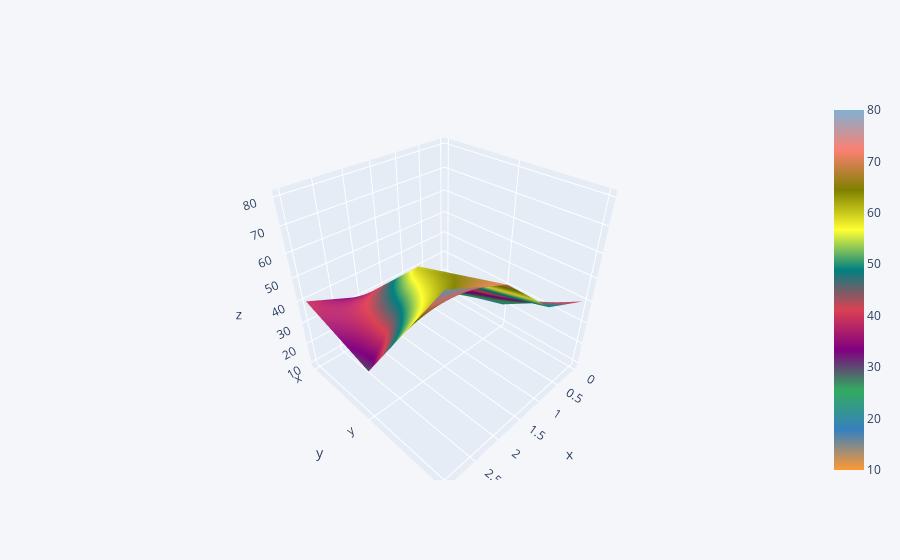

Notebook cell for this chart:
### Code cell
p.iplot(kind='surface')

### Figure 1 — Plotly figure (JSON) as saved in the notebook; plotly's stock layout.template omitted (floating-point values rounded to 4 significant figures)
{"data": [{"colorscale": [[0, "rgb(255, 153, 51)"], [0.1111, "rgb(55, 128, 191)"], [0.2222, "rgb(50, 171, 96)"], [0.3333, "rgb(128, 0, 128)"], [0.4444, "rgb(219, 64, 82)"], [0.5556, "rgb(0, 128, 128)"], [0.6667, "rgb(255, 255, 51)"], [0.7778, "rgb(128, 128, 0)"], [0.8889, "rgb(251, 128, 114)"], [1, "rgb(128, 177, 211)"]], "type": "surface", "x": [0, 1, 2, 3], "y": ["x", "y", "z"], "z": [[10, 20, 30, 40], [20, 40, 60, 30], [40, 50, 70, 80]]}], "layout": {"legend": {"bgcolor": "#F5F6F9", "font": {"color": "#4D5663"}}, "paper_bgcolor": "#F5F6F9", "plot_bgcolor": "#F5F6F9", "title": {"font": {"color": "#4D5663"}}, "xaxis": {"gridcolor": "#E1E5ED", "showgrid": true, "tickfont": {"color": "#4D5663"}, "title": {"font": {"color": "#4D5663"}, "text": ""}, "zerolinecolor": "#E1E5ED"}, "yaxis": {"gridcolor": "#E1E5ED", "showgrid": true, "tickfont": {"color": "#4D5663"}, "title": {"font": {"color": "#4D5663"}, "text": ""}, "zerolinecolor": "#E1E5ED"}}}
